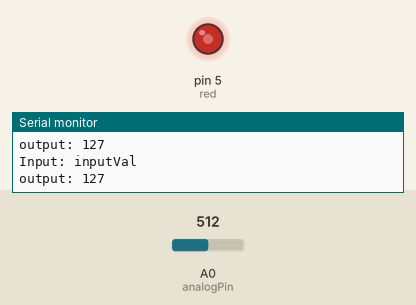
This sketch was run on a simulated Arduino Uno, built with avr-gcc and run on an emulated ATmega328P. Shown: output pins drawn as LEDs (lit = HIGH), the last lines printed to the serial monitor. Inputs (shaded band) come from the test bench; at power-on: A0 (analogPin) = 512.

Above: at 1.8 s.
1.9 s: A0 (analogPin) set to 716
At 2.4 s:
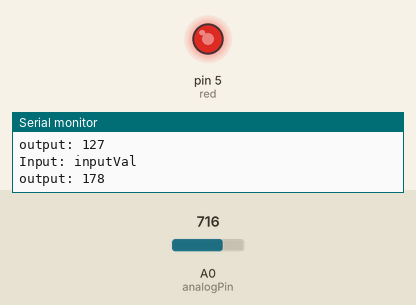
3.5 s: A0 (analogPin) set to 900
At 5.2 s:
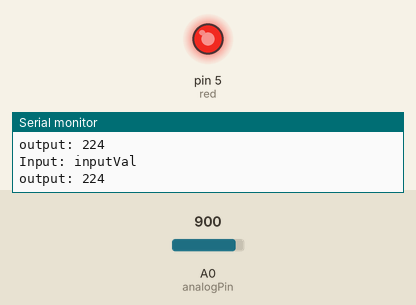
5.5 s: A0 (analogPin) set to 122
At 6.7 s:
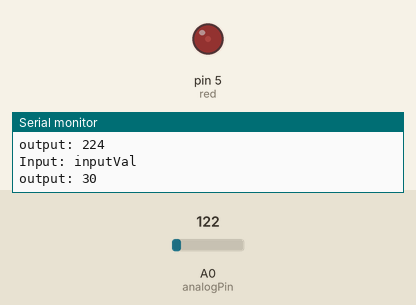
7.5 s: A0 (analogPin) set to 0
At 8.3 s:
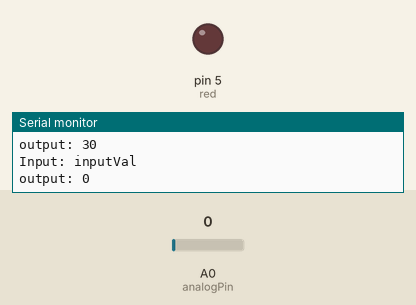
9.5 s: A0 (analogPin) set to 511
At 11.0 s:
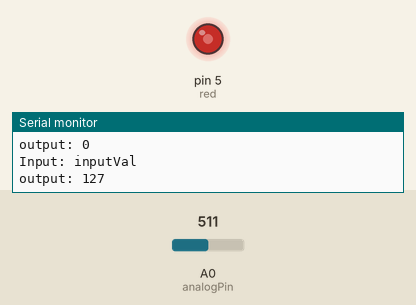
Timing chart, 0 to 12.5 s (numbered marks = the images above; inputs shaded):
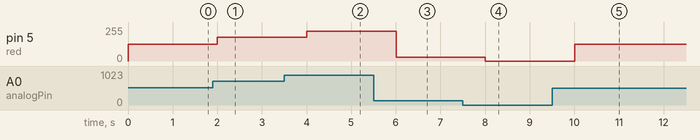

The sketch:

sketch_mar18c.ino
```cpp
const int analogPin = 0;

int blue = 6;
int red = 5;

int inputVal = 0;
int outputVal = 0;

void setup(){
  Serial.begin(9600);

}
void loop(){
  inputVal = analogRead(analogPin);
  Serial.print("Input: ");
  Serial.println("inputVal");
  outputVal = map(inputVal, 0, 1023, 0, 255);
  Serial.print("output: ");
  Serial.println(outputVal);

  analogWrite(red, outputVal);

  delay(1000);
}
```

Measured:
- after the input at 1.9 s, pin 5 (red): 127/255 → 178/255 after 0.10 s
- after the input at 3.5 s, pin 5 (red): 178/255 → 224/255 after 0.50 s
- after the input at 5.5 s, pin 5 (red): 224/255 → 30/255 after 0.50 s
- after the input at 7.5 s, pin 5 (red): 30/255 → 0/255 after 0.51 s
- after the input at 9.5 s, pin 5 (red): 0/255 → 127/255 after 0.51 s
